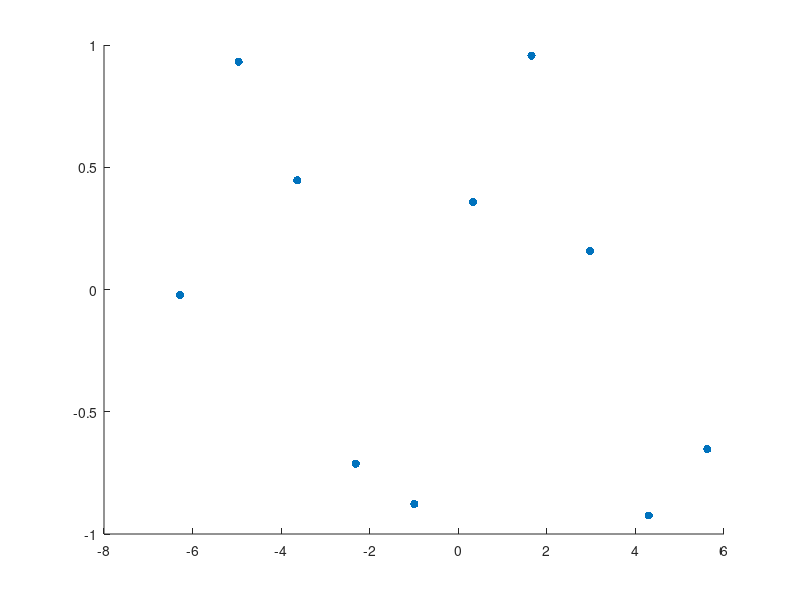

Write the MATLAB code that produced this figure. (Note: this script raises an error after producing the figure.)
% Dataset 1
X1 = [-6.28318531 -4.96040945 -3.6376336   -2.31485774 -0.99208189  0.33069396   1.65346982   2.97624567  4.29902153   5.62179738];
Y1 = [-0.02212373  0.93174316  0.44657927  -0.71237743 -0.87719887  0.35844402   0.95673157   0.15797694 -0.92443154  -0.65275084];

% For dataset 1 our data exibits a cyclic behaviour, thus a triginometric
% basis function would be a better fit. Since the data also seems to be
% fairly sinusoidal in nature already, an approximation would likely be
% more effective in capturing the general shape of the data.



% Dataset 2
X2 = [-5.         -4.79591837 -4.59183673 -4.3877551  -4.18367347 -3.97959184  -3.7755102  -3.57142857 -3.36734694 -3.16326531 -2.95918367 -2.75510204  -2.55102041 -2.34693878 -2.14285714 -1.93877551 -1.73469388 -1.53061224  -1.32653061 -1.12244898 -0.91836735 -0.71428571 -0.51020408 -0.30612245  -0.10204082  0.10204082  0.30612245  0.51020408  0.71428571  0.91836735   1.12244898  1.32653061  1.53061224  1.73469388  1.93877551  2.14285714   2.34693878  2.55102041  2.75510204  2.95918367  3.16326531  3.36734694   3.57142857  3.7755102   3.97959184  4.18367347  4.3877551   4.59183673   4.79591837  5.        ];
Y2 = [ 1.51657986e+01  1.18834486e+01  1.14908377e+01  9.69999012e+00   8.83752995e+00  8.53654378e+00  7.26220222e+00  6.24526603e+00   6.14466521e+00  2.20438691e+00  3.02257790e+00  2.55301601e+00   1.20314417e+00  2.81993279e+00 -7.95772374e-02  5.17986596e-01  -2.02214422e+00 -1.88483645e+00 -6.00919079e-01 -1.89204707e-01   1.69449681e-02  3.91334228e-01 -1.73970249e+00 -3.19757434e-01  -6.00188224e-01  2.31330343e-01  5.82638717e-01  4.22184971e+00   3.59292410e-01  4.59202652e+00  4.71769806e+00  5.21676309e+00   6.70631069e+00  6.62448237e+00  7.35495405e+00  9.65171985e+00   9.61038903e+00  1.22648215e+01  1.29301284e+01  1.33289427e+01   1.76286428e+01  1.76382160e+01  2.07450785e+01  2.18295969e+01   2.30767522e+01  2.64519126e+01  2.74412541e+01  2.89516763e+01   3.31531920e+01  3.70987315e+01];

% For dataset 2 our data is nearly parabolic in nature, but there is a lot
% of noise in between points. This would suggest that a polynomial basis
% function would be a better choice to fit our data. Also since the data
% seems to be very noisy, it would be better to use an approximation to
% better understand the underlying trend of the data, as an interpolation
% would attempt to connect all the points.


% put the dataset 1 in column format
X = X1.';
Y = Y1.';

% Find interpolations and approximations for Dataset 1 and plot
figure;
scatter(X, Y, 'o', 'filled');
hold on;  

%%% triginometric approximation %%%
trig_approx = func_fit(X, Y, 'approximation', 'trig', 5);
x_approx = linspace(min(X), max(X), 5000);
y_approx = trigval(trig_approx, x_approx);

plot(x_approx, y_approx, 'LineWidth', 1, 'DisplayName', 'Trig Approx');


%%% triginometric interpolation %%%
trig_interp = func_fit(X, Y, 'interpolation', 'trig');
x_interp = linspace(min(X), max(X), 5000);
y_interp = trigval(trig_interp, x_interp);

plot(x_interp, y_interp, 'LineWidth', 1, 'DisplayName', 'Trig Interp');

% Customize the plot
title('Approximation and Interpolation of Dataset 1');
xlabel('x');
ylabel('y');
legend('Data', 'Triginometic Approximation', 'Triginometic Interpolation');
grid on;

% Set the axis limits
xlim([min(X), max(X)]);
ylim([min(Y), max(Y)]);

hold off;  % Release the hold on the current plot



% put the dataset 2 in column format
X = X2.';
Y = Y2.';

% Find interpolations and approximations for Dataset 2 and plot
figure;
scatter(X, Y, 'o', 'filled');
hold on;  

%%% polynomial approximation %%%
poly_approx = func_fit(X, Y, 'approximation', 'poly', 5);
x_approx = linspace(min(X), max(X), 100);
% polyval needs polynomial in reverse order
poly_approx = flip(poly_approx, 1);
y_approx = polyval(poly_approx, x_approx);

plot(x_approx, y_approx, 'LineWidth', 1, 'DisplayName', 'Poly Approx');

%%% polynomial interpolation %%%
poly_interp = func_fit(X, Y, 'interpolation', 'poly');
x_interp = linspace(min(X), max(X), 100);
% polyval needs polynomial in reverse order
poly_interp = flip(poly_interp, 1);
y_interp = polyval(poly_interp, x_interp);

plot(x_interp, y_interp, 'LineWidth', 1, 'DisplayName', 'Poly Interp');

% Customize the plot
title('Approximation and Interpolation of Dataset 2');
xlabel('x');
ylabel('y');
legend('Data', 'Polynomial Approximation', 'Polynomial Interpolation');
grid on;

% Set the axis limits
xlim([min(X), max(X)]);
ylim([min(Y), max(Y)]);

hold off;  % Release the hold on the current plot



function [Y] = trigval(coefficient_vector, X)
    n = (length(coefficient_vector) - 1) / 2;
    
    % the first value is just 1 so start with Y = 1
    Y = coefficient_vector(1);

    % iteratively add each cos sin pair evaluation to the y value
    for i = 1:n
        Y = Y + coefficient_vector(2 * i) * cos(i * X) + coefficient_vector(2 * i + 1) * sin(i * X);
    end
end